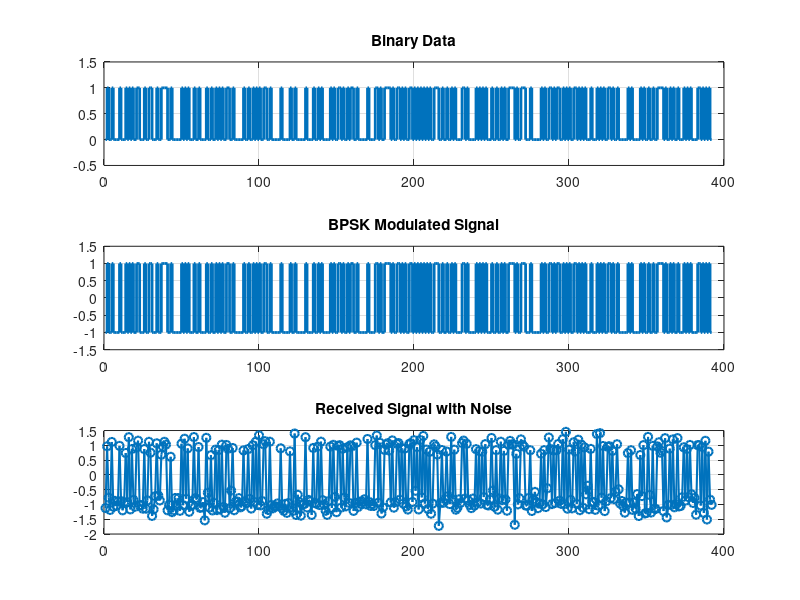
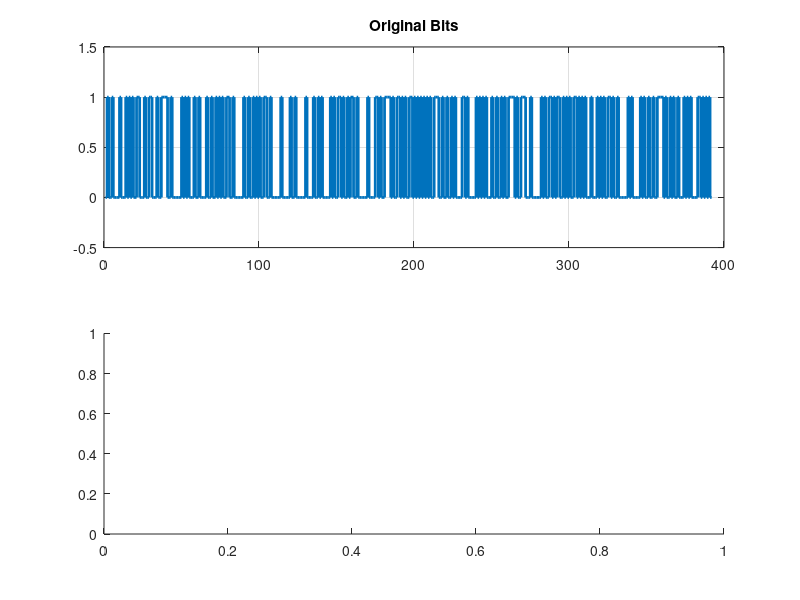

MATLAB code for these plots, in order: (Note: this script raises an error after producing the figures.)
clc;
clear;
close all;

%% Message Input

message = 'HELLO THIS IS A BPSK COMMUNICATION SYSTEM PROJECT';

%% Text to Binary

ascii = double(message);

binary_matrix = dec2bin(ascii,8);

bits = reshape(binary_matrix' - '0',1,[]);

%% BPSK Modulation

bpsk = 2*bits - 1;

%% Add Noise

noise = 0.2 * randn(size(bpsk));
received = bpsk + noise;

%% Receiver

recovered_bits = received > 0;

%% BER Calculation

errors = sum(bits ~= recovered_bits);

BER = errors / length(bits);

%% Binary to Text

recovered_matrix = reshape(recovered_bits,8,[])';

recovered_ascii = bin2dec(num2str(recovered_matrix));

recovered_message = char(recovered_ascii)';

%% Display Results

disp('Original Message:')
disp(message)

disp('Recovered Message:')
disp(recovered_message)

disp(['Total Bits Transmitted = ', num2str(length(bits))]);
disp(['Total Bits Recovered = ', num2str(length(recovered_bits))]);

fprintf('Number of Errors = %d\n', errors);
fprintf('BER = %.3f\n', BER);

%% Plots

figure;

subplot(3,1,1);
stairs(bits,'LineWidth',2);
title('Binary Data');
ylim([-0.5 1.5]);
grid on;

subplot(3,1,2);
stairs(bpsk,'LineWidth',2);
title('BPSK Modulated Signal');
ylim([-1.5 1.5]);
grid on;

subplot(3,1,3);
plot(received,'o-','LineWidth',1.5);
title('Received Signal with Noise');
grid on;

figure;

subplot(2,1,1)
stairs(bits,'LineWidth',2)
title('Original Bits')
ylim([-0.5 1.5])
grid on

subplot(2,1,2)
stairs(recovered_bits,'LineWidth',2)
title('Recovered Bits')
ylim([-0.5 1.5])
grid on

%% BER vs Noise Analysis

noise_levels = [0.1 0.3 0.5 0.7 1.0];

BER_values = zeros(size(noise_levels));

for i = 1:length(noise_levels)

    noise = noise_levels(i) * randn(size(bpsk));

    received = bpsk + noise;

    recovered_bits = received > 0;

    errors = sum(bits ~= recovered_bits);

    BER_values(i) = errors / length(bits);

end

figure;

plot(noise_levels, BER_values, '-o', 'LineWidth', 2);

title('BER vs Noise Level');

xlabel('Noise Level');

ylabel('Bit Error Rate (BER)');

grid on;
